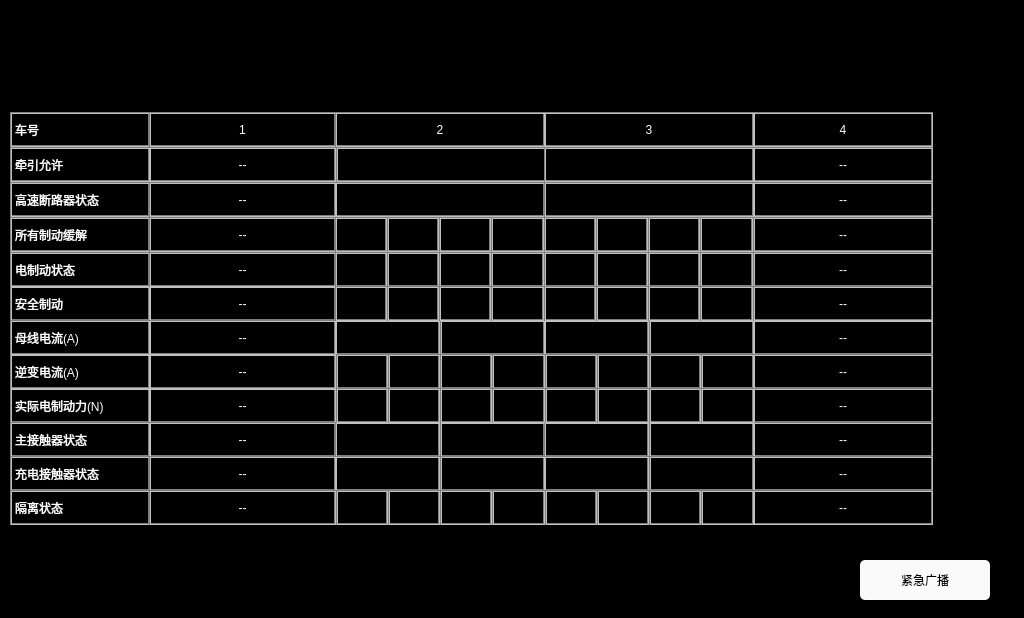
<?xml version="1.0" encoding="UTF-8"?>
<ui version="4.0">
 <class>TractionPage</class>
 <widget class="QWidget" name="TractionPage">
  <property name="geometry">
   <rect>
    <x>0</x>
    <y>0</y>
    <width>1024</width>
    <height>618</height>
   </rect>
  </property>
  <property name="windowTitle">
   <string>Form</string>
  </property>
  <property name="styleSheet">
   <string notr="true">QLabel
{
	color: white;
	border: 2px groove, gray;
    border-color: gray;
	font: 17px, &quot;SimHei&quot;;	
}

QWidget
{
	background-color: black;
}

QPushButton
{
	font: 20px, &quot;SimHei&quot;;
    color: black;
	background-color: rgb(250, 250, 250);
	border-radius: 5px;
}</string>
  </property>
  <widget class="QLabel" name="label_car1safety">
   <property name="geometry">
    <rect>
     <x>149</x>
     <y>286</y>
     <width>187</width>
     <height>35</height>
    </rect>
   </property>
   <property name="text">
    <string>--</string>
   </property>
   <property name="alignment">
    <set>Qt::AlignCenter</set>
   </property>
  </widget>
  <widget class="QLabel" name="label_car4No">
   <property name="geometry">
    <rect>
     <x>753</x>
     <y>112</y>
     <width>180</width>
     <height>35</height>
    </rect>
   </property>
   <property name="text">
    <string>4</string>
   </property>
   <property name="alignment">
    <set>Qt::AlignCenter</set>
   </property>
  </widget>
  <widget class="QLabel" name="label_car2lineCurr1">
   <property name="geometry">
    <rect>
     <x>335</x>
     <y>320</y>
     <width>105</width>
     <height>35</height>
    </rect>
   </property>
   <property name="text">
    <string/>
   </property>
   <property name="alignment">
    <set>Qt::AlignCenter</set>
   </property>
  </widget>
  <widget class="QLabel" name="label_car4AllBrakeRelease">
   <property name="geometry">
    <rect>
     <x>753</x>
     <y>217</y>
     <width>180</width>
     <height>35</height>
    </rect>
   </property>
   <property name="text">
    <string>--</string>
   </property>
   <property name="alignment">
    <set>Qt::AlignCenter</set>
   </property>
  </widget>
  <widget class="QLabel" name="label_HSCB">
   <property name="geometry">
    <rect>
     <x>10</x>
     <y>182</y>
     <width>140</width>
     <height>35</height>
    </rect>
   </property>
   <property name="text">
    <string>高速断路器状态</string>
   </property>
  </widget>
  <widget class="QLabel" name="label_car1EBEffect">
   <property name="geometry">
    <rect>
     <x>149</x>
     <y>388</y>
     <width>187</width>
     <height>35</height>
    </rect>
   </property>
   <property name="text">
    <string>--</string>
   </property>
   <property name="alignment">
    <set>Qt::AlignCenter</set>
   </property>
  </widget>
  <widget class="QLabel" name="label_car3lineCurr2">
   <property name="geometry">
    <rect>
     <x>544</x>
     <y>320</y>
     <width>105</width>
     <height>35</height>
    </rect>
   </property>
   <property name="text">
    <string/>
   </property>
   <property name="alignment">
    <set>Qt::AlignCenter</set>
   </property>
  </widget>
  <widget class="QLabel" name="label_car2HSCB">
   <property name="geometry">
    <rect>
     <x>335</x>
     <y>182</y>
     <width>210</width>
     <height>35</height>
    </rect>
   </property>
   <property name="text">
    <string/>
   </property>
   <property name="alignment">
    <set>Qt::AlignCenter</set>
   </property>
  </widget>
  <widget class="QLabel" name="label_EBEffect">
   <property name="geometry">
    <rect>
     <x>10</x>
     <y>388</y>
     <width>140</width>
     <height>35</height>
    </rect>
   </property>
   <property name="text">
    <string>实际电制动力(N)</string>
   </property>
  </widget>
  <widget class="QLabel" name="label_vehicleNo">
   <property name="geometry">
    <rect>
     <x>10</x>
     <y>112</y>
     <width>140</width>
     <height>35</height>
    </rect>
   </property>
   <property name="text">
    <string>车号</string>
   </property>
  </widget>
  <widget class="QLabel" name="label_car3No">
   <property name="geometry">
    <rect>
     <x>544</x>
     <y>112</y>
     <width>210</width>
     <height>35</height>
    </rect>
   </property>
   <property name="text">
    <string>3</string>
   </property>
   <property name="alignment">
    <set>Qt::AlignCenter</set>
   </property>
  </widget>
  <widget class="QLabel" name="label_safetyBrake">
   <property name="geometry">
    <rect>
     <x>10</x>
     <y>286</y>
     <width>140</width>
     <height>35</height>
    </rect>
   </property>
   <property name="text">
    <string>安全制动</string>
   </property>
  </widget>
  <widget class="QLabel" name="label_car4lineCurr">
   <property name="geometry">
    <rect>
     <x>753</x>
     <y>320</y>
     <width>180</width>
     <height>35</height>
    </rect>
   </property>
   <property name="text">
    <string>--</string>
   </property>
   <property name="alignment">
    <set>Qt::AlignCenter</set>
   </property>
  </widget>
  <widget class="QLabel" name="label_car1inverterCurr">
   <property name="geometry">
    <rect>
     <x>149</x>
     <y>354</y>
     <width>187</width>
     <height>35</height>
    </rect>
   </property>
   <property name="text">
    <string>--</string>
   </property>
   <property name="alignment">
    <set>Qt::AlignCenter</set>
   </property>
  </widget>
  <widget class="QLabel" name="label_car1No">
   <property name="geometry">
    <rect>
     <x>149</x>
     <y>112</y>
     <width>187</width>
     <height>35</height>
    </rect>
   </property>
   <property name="text">
    <string>1</string>
   </property>
   <property name="scaledContents">
    <bool>false</bool>
   </property>
   <property name="alignment">
    <set>Qt::AlignCenter</set>
   </property>
  </widget>
  <widget class="QLabel" name="label_car4EBState">
   <property name="geometry">
    <rect>
     <x>753</x>
     <y>252</y>
     <width>180</width>
     <height>35</height>
    </rect>
   </property>
   <property name="text">
    <string>--</string>
   </property>
   <property name="alignment">
    <set>Qt::AlignCenter</set>
   </property>
  </widget>
  <widget class="QLabel" name="label_car1lineCurr">
   <property name="geometry">
    <rect>
     <x>149</x>
     <y>320</y>
     <width>187</width>
     <height>35</height>
    </rect>
   </property>
   <property name="text">
    <string>--</string>
   </property>
   <property name="alignment">
    <set>Qt::AlignCenter</set>
   </property>
  </widget>
  <widget class="QLabel" name="label_inverterCurr">
   <property name="geometry">
    <rect>
     <x>10</x>
     <y>354</y>
     <width>140</width>
     <height>35</height>
    </rect>
   </property>
   <property name="text">
    <string>逆变电流(A)</string>
   </property>
  </widget>
  <widget class="QLabel" name="label_car2No">
   <property name="geometry">
    <rect>
     <x>335</x>
     <y>112</y>
     <width>210</width>
     <height>35</height>
    </rect>
   </property>
   <property name="text">
    <string>2</string>
   </property>
   <property name="alignment">
    <set>Qt::AlignCenter</set>
   </property>
  </widget>
  <widget class="QLabel" name="label_car1HSCB">
   <property name="geometry">
    <rect>
     <x>149</x>
     <y>182</y>
     <width>187</width>
     <height>35</height>
    </rect>
   </property>
   <property name="text">
    <string>--</string>
   </property>
   <property name="alignment">
    <set>Qt::AlignCenter</set>
   </property>
  </widget>
  <widget class="QLabel" name="label_lineCurr">
   <property name="geometry">
    <rect>
     <x>10</x>
     <y>320</y>
     <width>140</width>
     <height>35</height>
    </rect>
   </property>
   <property name="text">
    <string>母线电流(A)</string>
   </property>
  </widget>
  <widget class="QLabel" name="label_EBState">
   <property name="geometry">
    <rect>
     <x>10</x>
     <y>252</y>
     <width>140</width>
     <height>35</height>
    </rect>
   </property>
   <property name="text">
    <string>电制动状态</string>
   </property>
  </widget>
  <widget class="QPushButton" name="btn_EmergencyBroadcast">
   <property name="geometry">
    <rect>
     <x>860</x>
     <y>560</y>
     <width>130</width>
     <height>40</height>
    </rect>
   </property>
   <property name="text">
    <string>紧急广播</string>
   </property>
  </widget>
  <widget class="QLabel" name="label_car4HSCB">
   <property name="geometry">
    <rect>
     <x>753</x>
     <y>182</y>
     <width>180</width>
     <height>35</height>
    </rect>
   </property>
   <property name="text">
    <string>--</string>
   </property>
   <property name="alignment">
    <set>Qt::AlignCenter</set>
   </property>
  </widget>
  <widget class="QLabel" name="label_allBrakeRelease">
   <property name="geometry">
    <rect>
     <x>10</x>
     <y>217</y>
     <width>140</width>
     <height>35</height>
    </rect>
   </property>
   <property name="text">
    <string>所有制动缓解</string>
   </property>
  </widget>
  <widget class="QLabel" name="label_car4inverterCurr">
   <property name="geometry">
    <rect>
     <x>753</x>
     <y>354</y>
     <width>180</width>
     <height>35</height>
    </rect>
   </property>
   <property name="text">
    <string>--</string>
   </property>
   <property name="alignment">
    <set>Qt::AlignCenter</set>
   </property>
  </widget>
  <widget class="QLabel" name="label_car1EBState">
   <property name="geometry">
    <rect>
     <x>149</x>
     <y>252</y>
     <width>187</width>
     <height>35</height>
    </rect>
   </property>
   <property name="text">
    <string>--</string>
   </property>
   <property name="alignment">
    <set>Qt::AlignCenter</set>
   </property>
  </widget>
  <widget class="QLabel" name="label_car4safety">
   <property name="geometry">
    <rect>
     <x>753</x>
     <y>286</y>
     <width>180</width>
     <height>35</height>
    </rect>
   </property>
   <property name="text">
    <string>--</string>
   </property>
   <property name="alignment">
    <set>Qt::AlignCenter</set>
   </property>
  </widget>
  <widget class="QLabel" name="label_car4EBEffect">
   <property name="geometry">
    <rect>
     <x>753</x>
     <y>388</y>
     <width>180</width>
     <height>35</height>
    </rect>
   </property>
   <property name="text">
    <string>--</string>
   </property>
   <property name="alignment">
    <set>Qt::AlignCenter</set>
   </property>
  </widget>
  <widget class="QLabel" name="label_car3HSCB">
   <property name="geometry">
    <rect>
     <x>544</x>
     <y>182</y>
     <width>210</width>
     <height>35</height>
    </rect>
   </property>
   <property name="text">
    <string/>
   </property>
   <property name="alignment">
    <set>Qt::AlignCenter</set>
   </property>
  </widget>
  <widget class="QLabel" name="label_car1AllBrakeRelease">
   <property name="geometry">
    <rect>
     <x>149</x>
     <y>217</y>
     <width>187</width>
     <height>35</height>
    </rect>
   </property>
   <property name="text">
    <string>--</string>
   </property>
   <property name="alignment">
    <set>Qt::AlignCenter</set>
   </property>
  </widget>
  <widget class="QLabel" name="label_car4Contactor">
   <property name="geometry">
    <rect>
     <x>753</x>
     <y>422</y>
     <width>180</width>
     <height>35</height>
    </rect>
   </property>
   <property name="text">
    <string>--</string>
   </property>
   <property name="alignment">
    <set>Qt::AlignCenter</set>
   </property>
  </widget>
  <widget class="QLabel" name="label_car1Contactor">
   <property name="geometry">
    <rect>
     <x>149</x>
     <y>422</y>
     <width>187</width>
     <height>35</height>
    </rect>
   </property>
   <property name="text">
    <string>--</string>
   </property>
   <property name="alignment">
    <set>Qt::AlignCenter</set>
   </property>
  </widget>
  <widget class="QLabel" name="label_contactor">
   <property name="geometry">
    <rect>
     <x>10</x>
     <y>422</y>
     <width>140</width>
     <height>35</height>
    </rect>
   </property>
   <property name="text">
    <string>主接触器状态</string>
   </property>
  </widget>
  <widget class="QLabel" name="label_car2Contactor1">
   <property name="geometry">
    <rect>
     <x>335</x>
     <y>422</y>
     <width>105</width>
     <height>35</height>
    </rect>
   </property>
   <property name="text">
    <string/>
   </property>
   <property name="alignment">
    <set>Qt::AlignCenter</set>
   </property>
  </widget>
  <widget class="QLabel" name="label_car2Contactor2">
   <property name="geometry">
    <rect>
     <x>440</x>
     <y>422</y>
     <width>105</width>
     <height>35</height>
    </rect>
   </property>
   <property name="text">
    <string/>
   </property>
   <property name="alignment">
    <set>Qt::AlignCenter</set>
   </property>
  </widget>
  <widget class="QLabel" name="label_car3Contactor1">
   <property name="geometry">
    <rect>
     <x>649</x>
     <y>422</y>
     <width>105</width>
     <height>35</height>
    </rect>
   </property>
   <property name="text">
    <string/>
   </property>
   <property name="alignment">
    <set>Qt::AlignCenter</set>
   </property>
  </widget>
  <widget class="QLabel" name="label_car3Contactor2">
   <property name="geometry">
    <rect>
     <x>544</x>
     <y>422</y>
     <width>105</width>
     <height>35</height>
    </rect>
   </property>
   <property name="text">
    <string/>
   </property>
   <property name="alignment">
    <set>Qt::AlignCenter</set>
   </property>
  </widget>
  <widget class="QLabel" name="label_car4chargeContactor">
   <property name="geometry">
    <rect>
     <x>753</x>
     <y>456</y>
     <width>180</width>
     <height>35</height>
    </rect>
   </property>
   <property name="text">
    <string>--</string>
   </property>
   <property name="alignment">
    <set>Qt::AlignCenter</set>
   </property>
  </widget>
  <widget class="QLabel" name="label_chargeContactor">
   <property name="geometry">
    <rect>
     <x>10</x>
     <y>456</y>
     <width>140</width>
     <height>35</height>
    </rect>
   </property>
   <property name="text">
    <string>充电接触器状态</string>
   </property>
  </widget>
  <widget class="QLabel" name="label_car3chargeContactor2">
   <property name="geometry">
    <rect>
     <x>544</x>
     <y>456</y>
     <width>105</width>
     <height>35</height>
    </rect>
   </property>
   <property name="text">
    <string/>
   </property>
   <property name="alignment">
    <set>Qt::AlignCenter</set>
   </property>
  </widget>
  <widget class="QLabel" name="label_car2chargeContactor1">
   <property name="geometry">
    <rect>
     <x>335</x>
     <y>456</y>
     <width>105</width>
     <height>35</height>
    </rect>
   </property>
   <property name="text">
    <string/>
   </property>
   <property name="alignment">
    <set>Qt::AlignCenter</set>
   </property>
  </widget>
  <widget class="QLabel" name="label_car1chargeContactor">
   <property name="geometry">
    <rect>
     <x>149</x>
     <y>456</y>
     <width>187</width>
     <height>35</height>
    </rect>
   </property>
   <property name="text">
    <string>--</string>
   </property>
   <property name="alignment">
    <set>Qt::AlignCenter</set>
   </property>
  </widget>
  <widget class="QLabel" name="label_car2chargeContactor2">
   <property name="geometry">
    <rect>
     <x>440</x>
     <y>456</y>
     <width>105</width>
     <height>35</height>
    </rect>
   </property>
   <property name="text">
    <string/>
   </property>
   <property name="alignment">
    <set>Qt::AlignCenter</set>
   </property>
  </widget>
  <widget class="QLabel" name="label_car3chargeContactor1">
   <property name="geometry">
    <rect>
     <x>649</x>
     <y>456</y>
     <width>105</width>
     <height>35</height>
    </rect>
   </property>
   <property name="text">
    <string/>
   </property>
   <property name="alignment">
    <set>Qt::AlignCenter</set>
   </property>
  </widget>
  <widget class="QLabel" name="label_car3lineCurr1">
   <property name="geometry">
    <rect>
     <x>649</x>
     <y>320</y>
     <width>105</width>
     <height>35</height>
    </rect>
   </property>
   <property name="text">
    <string/>
   </property>
   <property name="alignment">
    <set>Qt::AlignCenter</set>
   </property>
  </widget>
  <widget class="QLabel" name="label_car2lineCurr2">
   <property name="geometry">
    <rect>
     <x>440</x>
     <y>320</y>
     <width>105</width>
     <height>35</height>
    </rect>
   </property>
   <property name="text">
    <string/>
   </property>
   <property name="alignment">
    <set>Qt::AlignCenter</set>
   </property>
  </widget>
  <widget class="QLabel" name="label_car2AllBR1">
   <property name="geometry">
    <rect>
     <x>335</x>
     <y>217</y>
     <width>52</width>
     <height>35</height>
    </rect>
   </property>
   <property name="text">
    <string/>
   </property>
   <property name="alignment">
    <set>Qt::AlignCenter</set>
   </property>
  </widget>
  <widget class="QLabel" name="label_car2AllBR2">
   <property name="geometry">
    <rect>
     <x>387</x>
     <y>217</y>
     <width>52</width>
     <height>35</height>
    </rect>
   </property>
   <property name="text">
    <string/>
   </property>
   <property name="alignment">
    <set>Qt::AlignCenter</set>
   </property>
  </widget>
  <widget class="QLabel" name="label_car2AllBR3">
   <property name="geometry">
    <rect>
     <x>439</x>
     <y>217</y>
     <width>52</width>
     <height>35</height>
    </rect>
   </property>
   <property name="text">
    <string/>
   </property>
   <property name="alignment">
    <set>Qt::AlignCenter</set>
   </property>
  </widget>
  <widget class="QLabel" name="label_car2AllBR4">
   <property name="geometry">
    <rect>
     <x>491</x>
     <y>217</y>
     <width>53</width>
     <height>35</height>
    </rect>
   </property>
   <property name="text">
    <string/>
   </property>
   <property name="alignment">
    <set>Qt::AlignCenter</set>
   </property>
  </widget>
  <widget class="QLabel" name="label_car3AllBR4">
   <property name="geometry">
    <rect>
     <x>544</x>
     <y>217</y>
     <width>52</width>
     <height>35</height>
    </rect>
   </property>
   <property name="text">
    <string/>
   </property>
   <property name="alignment">
    <set>Qt::AlignCenter</set>
   </property>
  </widget>
  <widget class="QLabel" name="label_car3AllBR3">
   <property name="geometry">
    <rect>
     <x>596</x>
     <y>217</y>
     <width>52</width>
     <height>35</height>
    </rect>
   </property>
   <property name="text">
    <string/>
   </property>
   <property name="alignment">
    <set>Qt::AlignCenter</set>
   </property>
  </widget>
  <widget class="QLabel" name="label_car3AllBR2">
   <property name="geometry">
    <rect>
     <x>648</x>
     <y>217</y>
     <width>52</width>
     <height>35</height>
    </rect>
   </property>
   <property name="text">
    <string/>
   </property>
   <property name="alignment">
    <set>Qt::AlignCenter</set>
   </property>
  </widget>
  <widget class="QLabel" name="label_car3AllBR1">
   <property name="geometry">
    <rect>
     <x>700</x>
     <y>217</y>
     <width>53</width>
     <height>35</height>
    </rect>
   </property>
   <property name="text">
    <string/>
   </property>
   <property name="alignment">
    <set>Qt::AlignCenter</set>
   </property>
  </widget>
  <widget class="QLabel" name="label_car3EBState1">
   <property name="geometry">
    <rect>
     <x>700</x>
     <y>252</y>
     <width>53</width>
     <height>35</height>
    </rect>
   </property>
   <property name="text">
    <string/>
   </property>
   <property name="alignment">
    <set>Qt::AlignCenter</set>
   </property>
  </widget>
  <widget class="QLabel" name="label_car2EBState1">
   <property name="geometry">
    <rect>
     <x>335</x>
     <y>252</y>
     <width>52</width>
     <height>35</height>
    </rect>
   </property>
   <property name="styleSheet">
    <string notr="true"/>
   </property>
   <property name="text">
    <string/>
   </property>
   <property name="alignment">
    <set>Qt::AlignCenter</set>
   </property>
  </widget>
  <widget class="QLabel" name="label_car2EBState3">
   <property name="geometry">
    <rect>
     <x>439</x>
     <y>252</y>
     <width>52</width>
     <height>35</height>
    </rect>
   </property>
   <property name="text">
    <string/>
   </property>
   <property name="alignment">
    <set>Qt::AlignCenter</set>
   </property>
  </widget>
  <widget class="QLabel" name="label_car2EBState2">
   <property name="geometry">
    <rect>
     <x>387</x>
     <y>252</y>
     <width>52</width>
     <height>35</height>
    </rect>
   </property>
   <property name="text">
    <string/>
   </property>
   <property name="alignment">
    <set>Qt::AlignCenter</set>
   </property>
  </widget>
  <widget class="QLabel" name="label_car2EBState4">
   <property name="geometry">
    <rect>
     <x>491</x>
     <y>252</y>
     <width>53</width>
     <height>35</height>
    </rect>
   </property>
   <property name="text">
    <string/>
   </property>
   <property name="alignment">
    <set>Qt::AlignCenter</set>
   </property>
  </widget>
  <widget class="QLabel" name="label_car3EBState4">
   <property name="geometry">
    <rect>
     <x>544</x>
     <y>252</y>
     <width>52</width>
     <height>35</height>
    </rect>
   </property>
   <property name="text">
    <string/>
   </property>
   <property name="alignment">
    <set>Qt::AlignCenter</set>
   </property>
  </widget>
  <widget class="QLabel" name="label_car3EBState2">
   <property name="geometry">
    <rect>
     <x>648</x>
     <y>252</y>
     <width>52</width>
     <height>35</height>
    </rect>
   </property>
   <property name="text">
    <string/>
   </property>
   <property name="alignment">
    <set>Qt::AlignCenter</set>
   </property>
  </widget>
  <widget class="QLabel" name="label_car3EBState3">
   <property name="geometry">
    <rect>
     <x>596</x>
     <y>252</y>
     <width>52</width>
     <height>35</height>
    </rect>
   </property>
   <property name="text">
    <string/>
   </property>
   <property name="alignment">
    <set>Qt::AlignCenter</set>
   </property>
  </widget>
  <widget class="QLabel" name="label_car4tractionAllowed">
   <property name="geometry">
    <rect>
     <x>753</x>
     <y>147</y>
     <width>180</width>
     <height>35</height>
    </rect>
   </property>
   <property name="text">
    <string>--</string>
   </property>
   <property name="alignment">
    <set>Qt::AlignCenter</set>
   </property>
  </widget>
  <widget class="QLabel" name="label_car2tractionAllowed">
   <property name="geometry">
    <rect>
     <x>336</x>
     <y>147</y>
     <width>210</width>
     <height>35</height>
    </rect>
   </property>
   <property name="text">
    <string/>
   </property>
   <property name="alignment">
    <set>Qt::AlignCenter</set>
   </property>
  </widget>
  <widget class="QLabel" name="label_car1tractionAllowed">
   <property name="geometry">
    <rect>
     <x>149</x>
     <y>147</y>
     <width>187</width>
     <height>35</height>
    </rect>
   </property>
   <property name="text">
    <string>--</string>
   </property>
   <property name="alignment">
    <set>Qt::AlignCenter</set>
   </property>
  </widget>
  <widget class="QLabel" name="label_car3tractionAllowed">
   <property name="geometry">
    <rect>
     <x>544</x>
     <y>147</y>
     <width>210</width>
     <height>35</height>
    </rect>
   </property>
   <property name="text">
    <string/>
   </property>
   <property name="alignment">
    <set>Qt::AlignCenter</set>
   </property>
  </widget>
  <widget class="QLabel" name="label_tractionAllowed">
   <property name="geometry">
    <rect>
     <x>10</x>
     <y>147</y>
     <width>140</width>
     <height>35</height>
    </rect>
   </property>
   <property name="text">
    <string>牵引允许</string>
   </property>
  </widget>
  <widget class="QLabel" name="label_car3safety1">
   <property name="geometry">
    <rect>
     <x>700</x>
     <y>286</y>
     <width>53</width>
     <height>35</height>
    </rect>
   </property>
   <property name="text">
    <string/>
   </property>
   <property name="alignment">
    <set>Qt::AlignCenter</set>
   </property>
  </widget>
  <widget class="QLabel" name="label_car2safety2">
   <property name="geometry">
    <rect>
     <x>387</x>
     <y>286</y>
     <width>52</width>
     <height>35</height>
    </rect>
   </property>
   <property name="text">
    <string/>
   </property>
   <property name="alignment">
    <set>Qt::AlignCenter</set>
   </property>
  </widget>
  <widget class="QLabel" name="label_car2safety3">
   <property name="geometry">
    <rect>
     <x>439</x>
     <y>286</y>
     <width>52</width>
     <height>35</height>
    </rect>
   </property>
   <property name="text">
    <string/>
   </property>
   <property name="alignment">
    <set>Qt::AlignCenter</set>
   </property>
  </widget>
  <widget class="QLabel" name="label_car3safety4">
   <property name="geometry">
    <rect>
     <x>544</x>
     <y>286</y>
     <width>52</width>
     <height>35</height>
    </rect>
   </property>
   <property name="text">
    <string/>
   </property>
   <property name="alignment">
    <set>Qt::AlignCenter</set>
   </property>
  </widget>
  <widget class="QLabel" name="label_car3safety3">
   <property name="geometry">
    <rect>
     <x>596</x>
     <y>286</y>
     <width>52</width>
     <height>35</height>
    </rect>
   </property>
   <property name="text">
    <string/>
   </property>
   <property name="alignment">
    <set>Qt::AlignCenter</set>
   </property>
  </widget>
  <widget class="QLabel" name="label_car2safety4">
   <property name="geometry">
    <rect>
     <x>491</x>
     <y>286</y>
     <width>53</width>
     <height>35</height>
    </rect>
   </property>
   <property name="text">
    <string/>
   </property>
   <property name="alignment">
    <set>Qt::AlignCenter</set>
   </property>
  </widget>
  <widget class="QLabel" name="label_car3safety2">
   <property name="geometry">
    <rect>
     <x>648</x>
     <y>286</y>
     <width>52</width>
     <height>35</height>
    </rect>
   </property>
   <property name="text">
    <string/>
   </property>
   <property name="alignment">
    <set>Qt::AlignCenter</set>
   </property>
  </widget>
  <widget class="QLabel" name="label_car2safety1">
   <property name="geometry">
    <rect>
     <x>335</x>
     <y>286</y>
     <width>52</width>
     <height>35</height>
    </rect>
   </property>
   <property name="styleSheet">
    <string notr="true"/>
   </property>
   <property name="text">
    <string/>
   </property>
   <property name="alignment">
    <set>Qt::AlignCenter</set>
   </property>
  </widget>
  <widget class="QLabel" name="label_car3inverterCurr1">
   <property name="geometry">
    <rect>
     <x>701</x>
     <y>354</y>
     <width>53</width>
     <height>35</height>
    </rect>
   </property>
   <property name="text">
    <string/>
   </property>
   <property name="alignment">
    <set>Qt::AlignCenter</set>
   </property>
  </widget>
  <widget class="QLabel" name="label_car2inverterCurr3">
   <property name="geometry">
    <rect>
     <x>440</x>
     <y>354</y>
     <width>52</width>
     <height>35</height>
    </rect>
   </property>
   <property name="text">
    <string/>
   </property>
   <property name="alignment">
    <set>Qt::AlignCenter</set>
   </property>
  </widget>
  <widget class="QLabel" name="label_car2inverterCurr1">
   <property name="geometry">
    <rect>
     <x>336</x>
     <y>354</y>
     <width>52</width>
     <height>35</height>
    </rect>
   </property>
   <property name="styleSheet">
    <string notr="true"/>
   </property>
   <property name="text">
    <string/>
   </property>
   <property name="alignment">
    <set>Qt::AlignCenter</set>
   </property>
  </widget>
  <widget class="QLabel" name="label_car2inverterCurr4">
   <property name="geometry">
    <rect>
     <x>492</x>
     <y>354</y>
     <width>53</width>
     <height>35</height>
    </rect>
   </property>
   <property name="text">
    <string/>
   </property>
   <property name="alignment">
    <set>Qt::AlignCenter</set>
   </property>
  </widget>
  <widget class="QLabel" name="label_car3inverterCurr2">
   <property name="geometry">
    <rect>
     <x>649</x>
     <y>354</y>
     <width>52</width>
     <height>35</height>
    </rect>
   </property>
   <property name="text">
    <string/>
   </property>
   <property name="alignment">
    <set>Qt::AlignCenter</set>
   </property>
  </widget>
  <widget class="QLabel" name="label_car2inverterCurr2">
   <property name="geometry">
    <rect>
     <x>388</x>
     <y>354</y>
     <width>52</width>
     <height>35</height>
    </rect>
   </property>
   <property name="text">
    <string/>
   </property>
   <property name="alignment">
    <set>Qt::AlignCenter</set>
   </property>
  </widget>
  <widget class="QLabel" name="label_car3inverterCurr3">
   <property name="geometry">
    <rect>
     <x>597</x>
     <y>354</y>
     <width>52</width>
     <height>35</height>
    </rect>
   </property>
   <property name="text">
    <string/>
   </property>
   <property name="alignment">
    <set>Qt::AlignCenter</set>
   </property>
  </widget>
  <widget class="QLabel" name="label_car3inverterCurr4">
   <property name="geometry">
    <rect>
     <x>545</x>
     <y>354</y>
     <width>52</width>
     <height>35</height>
    </rect>
   </property>
   <property name="text">
    <string/>
   </property>
   <property name="alignment">
    <set>Qt::AlignCenter</set>
   </property>
  </widget>
  <widget class="QLabel" name="label_car3EBEffect1">
   <property name="geometry">
    <rect>
     <x>701</x>
     <y>388</y>
     <width>53</width>
     <height>35</height>
    </rect>
   </property>
   <property name="text">
    <string/>
   </property>
   <property name="alignment">
    <set>Qt::AlignCenter</set>
   </property>
  </widget>
  <widget class="QLabel" name="label_car2EBEffect2">
   <property name="geometry">
    <rect>
     <x>388</x>
     <y>388</y>
     <width>52</width>
     <height>35</height>
    </rect>
   </property>
   <property name="text">
    <string/>
   </property>
   <property name="alignment">
    <set>Qt::AlignCenter</set>
   </property>
  </widget>
  <widget class="QLabel" name="label_car3EBEffect3">
   <property name="geometry">
    <rect>
     <x>597</x>
     <y>388</y>
     <width>52</width>
     <height>35</height>
    </rect>
   </property>
   <property name="text">
    <string/>
   </property>
   <property name="alignment">
    <set>Qt::AlignCenter</set>
   </property>
  </widget>
  <widget class="QLabel" name="label_car3EBEffect2">
   <property name="geometry">
    <rect>
     <x>649</x>
     <y>388</y>
     <width>52</width>
     <height>35</height>
    </rect>
   </property>
   <property name="text">
    <string/>
   </property>
   <property name="alignment">
    <set>Qt::AlignCenter</set>
   </property>
  </widget>
  <widget class="QLabel" name="label_car2EBEffect1">
   <property name="geometry">
    <rect>
     <x>336</x>
     <y>388</y>
     <width>52</width>
     <height>35</height>
    </rect>
   </property>
   <property name="styleSheet">
    <string notr="true"/>
   </property>
   <property name="text">
    <string/>
   </property>
   <property name="alignment">
    <set>Qt::AlignCenter</set>
   </property>
  </widget>
  <widget class="QLabel" name="label_car2EBEffect3">
   <property name="geometry">
    <rect>
     <x>440</x>
     <y>388</y>
     <width>52</width>
     <height>35</height>
    </rect>
   </property>
   <property name="text">
    <string/>
   </property>
   <property name="alignment">
    <set>Qt::AlignCenter</set>
   </property>
  </widget>
  <widget class="QLabel" name="label_car3EBEffect4">
   <property name="geometry">
    <rect>
     <x>545</x>
     <y>388</y>
     <width>52</width>
     <height>35</height>
    </rect>
   </property>
   <property name="text">
    <string/>
   </property>
   <property name="alignment">
    <set>Qt::AlignCenter</set>
   </property>
  </widget>
  <widget class="QLabel" name="label_car2EBEffect4">
   <property name="geometry">
    <rect>
     <x>492</x>
     <y>388</y>
     <width>53</width>
     <height>35</height>
    </rect>
   </property>
   <property name="text">
    <string/>
   </property>
   <property name="alignment">
    <set>Qt::AlignCenter</set>
   </property>
  </widget>
  <widget class="QLabel" name="label_car2IsolateState4">
   <property name="geometry">
    <rect>
     <x>492</x>
     <y>490</y>
     <width>53</width>
     <height>35</height>
    </rect>
   </property>
   <property name="text">
    <string/>
   </property>
   <property name="alignment">
    <set>Qt::AlignCenter</set>
   </property>
  </widget>
  <widget class="QLabel" name="label_car4IsolateState">
   <property name="geometry">
    <rect>
     <x>753</x>
     <y>490</y>
     <width>180</width>
     <height>35</height>
    </rect>
   </property>
   <property name="text">
    <string>--</string>
   </property>
   <property name="alignment">
    <set>Qt::AlignCenter</set>
   </property>
  </widget>
  <widget class="QLabel" name="label_car3IsolateState2">
   <property name="geometry">
    <rect>
     <x>649</x>
     <y>490</y>
     <width>52</width>
     <height>35</height>
    </rect>
   </property>
   <property name="text">
    <string/>
   </property>
   <property name="alignment">
    <set>Qt::AlignCenter</set>
   </property>
  </widget>
  <widget class="QLabel" name="label_isolateState">
   <property name="geometry">
    <rect>
     <x>10</x>
     <y>490</y>
     <width>140</width>
     <height>35</height>
    </rect>
   </property>
   <property name="text">
    <string>隔离状态</string>
   </property>
  </widget>
  <widget class="QLabel" name="label_car3IsolateState1">
   <property name="geometry">
    <rect>
     <x>701</x>
     <y>490</y>
     <width>53</width>
     <height>35</height>
    </rect>
   </property>
   <property name="text">
    <string/>
   </property>
   <property name="alignment">
    <set>Qt::AlignCenter</set>
   </property>
  </widget>
  <widget class="QLabel" name="label_car1IsolateState">
   <property name="geometry">
    <rect>
     <x>149</x>
     <y>490</y>
     <width>187</width>
     <height>35</height>
    </rect>
   </property>
   <property name="text">
    <string>--</string>
   </property>
   <property name="alignment">
    <set>Qt::AlignCenter</set>
   </property>
  </widget>
  <widget class="QLabel" name="label_car2IsolateState2">
   <property name="geometry">
    <rect>
     <x>388</x>
     <y>490</y>
     <width>52</width>
     <height>35</height>
    </rect>
   </property>
   <property name="text">
    <string/>
   </property>
   <property name="alignment">
    <set>Qt::AlignCenter</set>
   </property>
  </widget>
  <widget class="QLabel" name="label_car2IsolateState3">
   <property name="geometry">
    <rect>
     <x>440</x>
     <y>490</y>
     <width>52</width>
     <height>35</height>
    </rect>
   </property>
   <property name="text">
    <string/>
   </property>
   <property name="alignment">
    <set>Qt::AlignCenter</set>
   </property>
  </widget>
  <widget class="QLabel" name="label_car3IsolateState3">
   <property name="geometry">
    <rect>
     <x>597</x>
     <y>490</y>
     <width>52</width>
     <height>35</height>
    </rect>
   </property>
   <property name="text">
    <string/>
   </property>
   <property name="alignment">
    <set>Qt::AlignCenter</set>
   </property>
  </widget>
  <widget class="QLabel" name="label_car2IsolateState1">
   <property name="geometry">
    <rect>
     <x>336</x>
     <y>490</y>
     <width>52</width>
     <height>35</height>
    </rect>
   </property>
   <property name="styleSheet">
    <string notr="true"/>
   </property>
   <property name="text">
    <string/>
   </property>
   <property name="alignment">
    <set>Qt::AlignCenter</set>
   </property>
  </widget>
  <widget class="QLabel" name="label_car3IsolateState4">
   <property name="geometry">
    <rect>
     <x>545</x>
     <y>490</y>
     <width>52</width>
     <height>35</height>
    </rect>
   </property>
   <property name="text">
    <string/>
   </property>
   <property name="alignment">
    <set>Qt::AlignCenter</set>
   </property>
  </widget>
 </widget>
 <resources/>
 <connections/>
</ui>
